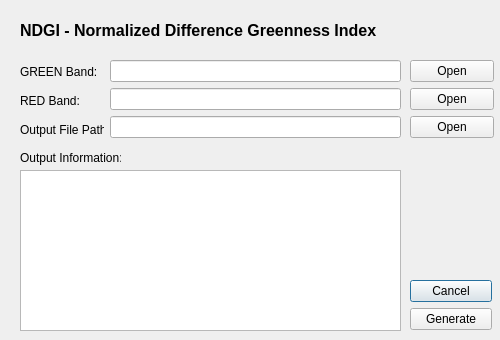
<?xml version="1.0" encoding="UTF-8"?>
<ui version="4.0">
 <class>Ndgi</class>
 <widget class="QDialog" name="Ndgi">
  <property name="geometry">
   <rect>
    <x>0</x>
    <y>0</y>
    <width>500</width>
    <height>340</height>
   </rect>
  </property>
  <property name="windowTitle">
   <string>Dialog</string>
  </property>
  <widget class="QWidget" name="layoutWidget_3">
   <property name="geometry">
    <rect>
     <x>410</x>
     <y>280</y>
     <width>82</width>
     <height>50</height>
    </rect>
   </property>
   <layout class="QVBoxLayout" name="verticalLayout_4">
    <item>
     <widget class="QPushButton" name="cancel_btn">
      <property name="text">
       <string>Cancel</string>
      </property>
     </widget>
    </item>
    <item>
     <widget class="QPushButton" name="ndgi_btn">
      <property name="text">
       <string>Generate</string>
      </property>
     </widget>
    </item>
   </layout>
  </widget>
  <widget class="QLabel" name="label_4">
   <property name="geometry">
    <rect>
     <x>20</x>
     <y>10</y>
     <width>411</width>
     <height>41</height>
    </rect>
   </property>
   <property name="font">
    <font>
     <pointsize>12</pointsize>
     <weight>75</weight>
     <bold>true</bold>
    </font>
   </property>
   <property name="text">
    <string>NDGI - Normalized Difference Greenness Index</string>
   </property>
  </widget>
  <widget class="QLabel" name="label_5">
   <property name="geometry">
    <rect>
     <x>20</x>
     <y>150</y>
     <width>101</width>
     <height>16</height>
    </rect>
   </property>
   <property name="text">
    <string>Output Information:</string>
   </property>
  </widget>
  <widget class="QWidget" name="layoutWidget_4">
   <property name="geometry">
    <rect>
     <x>20</x>
     <y>60</y>
     <width>84</width>
     <height>81</height>
    </rect>
   </property>
   <layout class="QVBoxLayout" name="verticalLayout">
    <item>
     <widget class="QLabel" name="label_2">
      <property name="text">
       <string>GREEN Band:</string>
      </property>
     </widget>
    </item>
    <item>
     <widget class="QLabel" name="label">
      <property name="text">
       <string>RED Band:</string>
      </property>
     </widget>
    </item>
    <item>
     <widget class="QLabel" name="label_3">
      <property name="text">
       <string>Output File Path:</string>
      </property>
     </widget>
    </item>
   </layout>
  </widget>
  <widget class="QTextBrowser" name="textBrowser">
   <property name="geometry">
    <rect>
     <x>20</x>
     <y>170</y>
     <width>381</width>
     <height>161</height>
    </rect>
   </property>
  </widget>
  <widget class="QWidget" name="layoutWidget">
   <property name="geometry">
    <rect>
     <x>110</x>
     <y>60</y>
     <width>291</width>
     <height>80</height>
    </rect>
   </property>
   <layout class="QVBoxLayout" name="verticalLayout_2">
    <item>
     <widget class="QLineEdit" name="ndgiGREEN_txt"/>
    </item>
    <item>
     <widget class="QLineEdit" name="ndgiRED_txt"/>
    </item>
    <item>
     <widget class="QLineEdit" name="ndgiOut_txt"/>
    </item>
   </layout>
  </widget>
  <widget class="QWidget" name="layoutWidget_2">
   <property name="geometry">
    <rect>
     <x>410</x>
     <y>60</y>
     <width>84</width>
     <height>81</height>
    </rect>
   </property>
   <layout class="QHBoxLayout" name="horizontalLayout">
    <item>
     <layout class="QVBoxLayout" name="verticalLayout_3">
      <item>
       <widget class="QPushButton" name="ndgiGREEN_btn">
        <property name="text">
         <string>Open</string>
        </property>
       </widget>
      </item>
      <item>
       <widget class="QPushButton" name="ndgiRED_btn">
        <property name="text">
         <string>Open</string>
        </property>
       </widget>
      </item>
      <item>
       <widget class="QPushButton" name="ndgiOut_btn">
        <property name="text">
         <string>Open</string>
        </property>
       </widget>
      </item>
     </layout>
    </item>
   </layout>
  </widget>
 </widget>
 <resources/>
 <connections/>
</ui>
